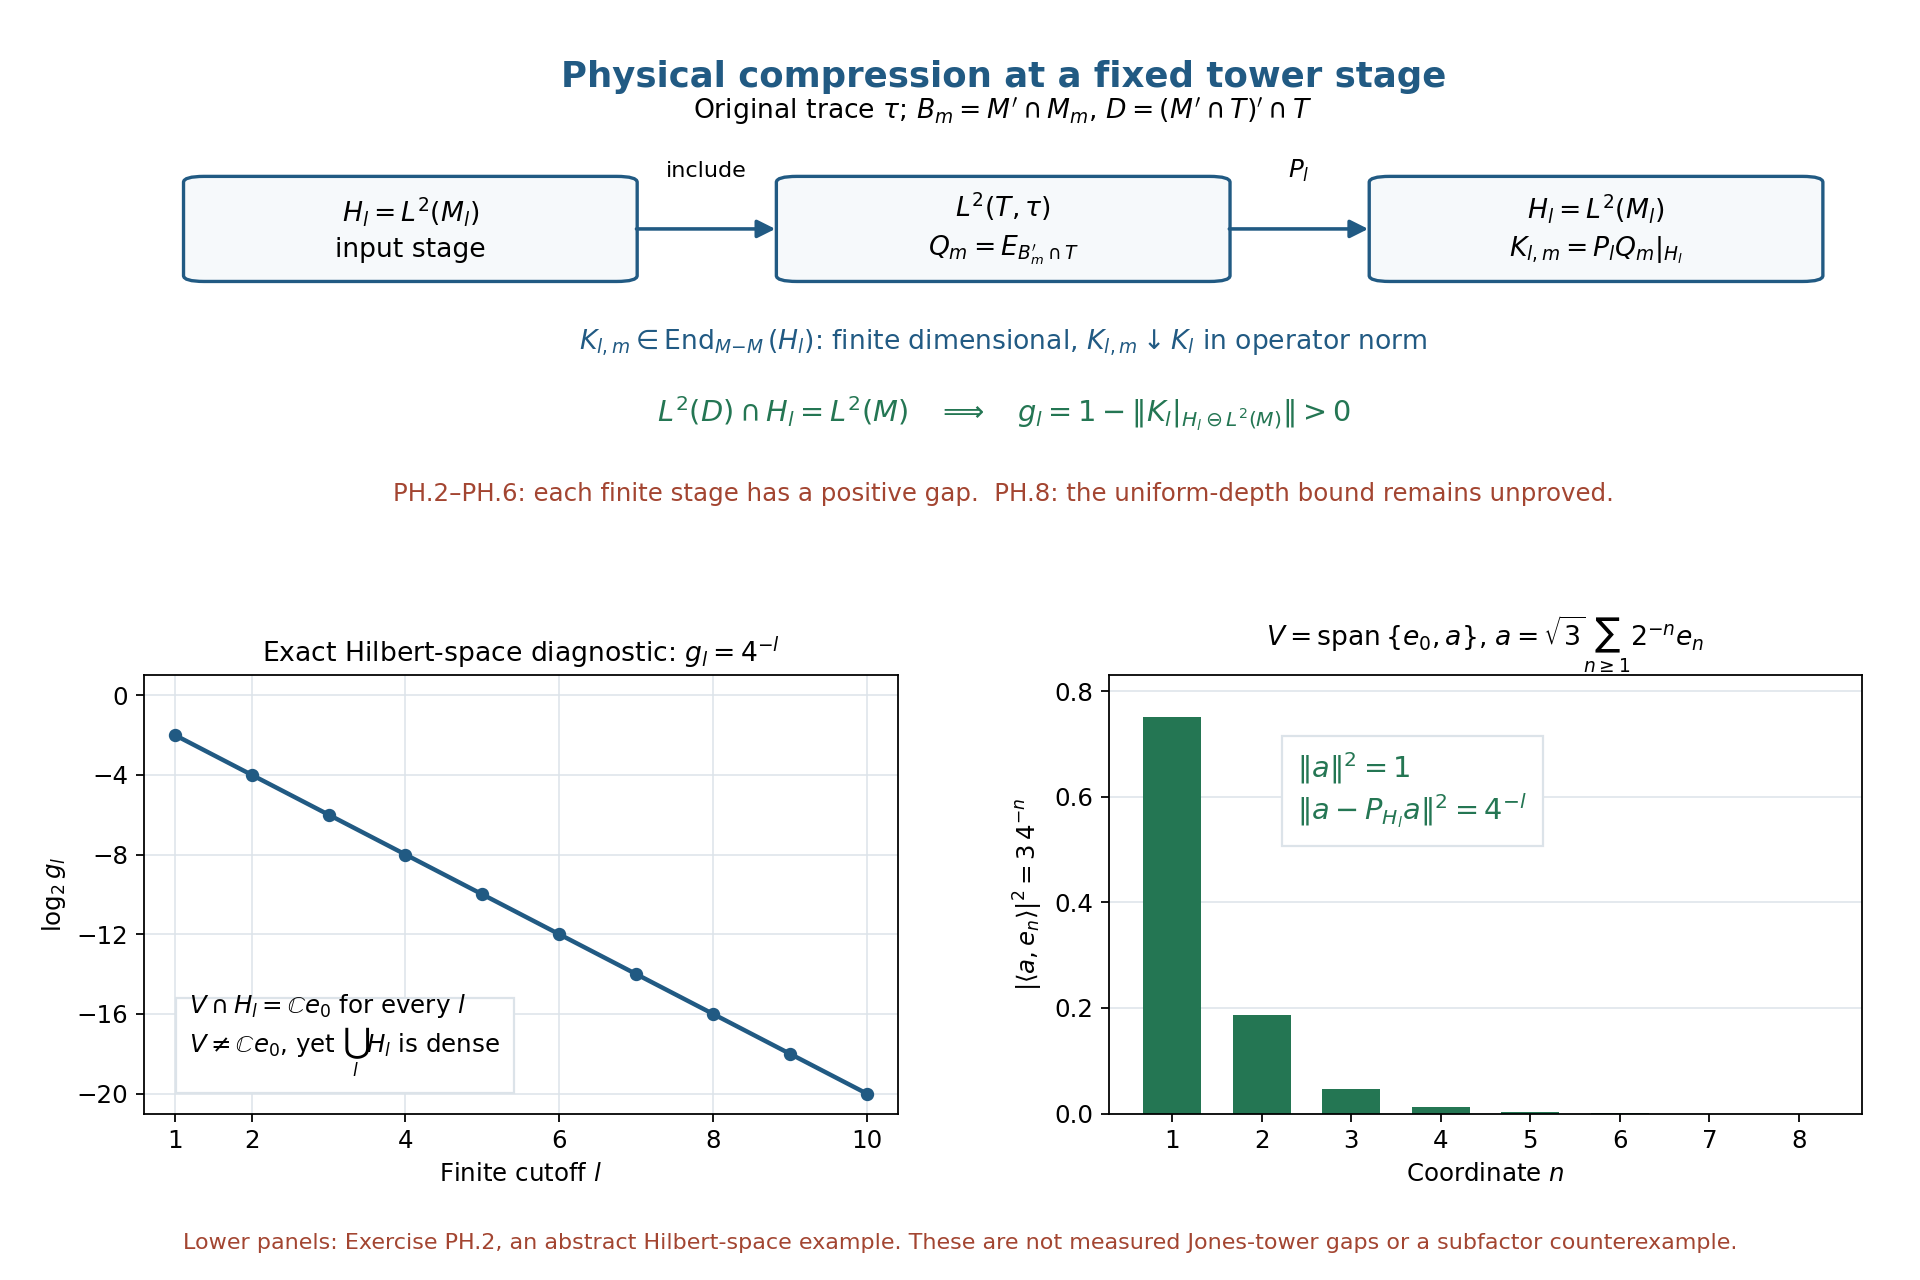

This figure's Python source:
"""CC0 1.0. Reproduce Figure PH.1; all plotted diagnostic values are exact."""
from pathlib import Path
from fractions import Fraction
import json
import matplotlib
matplotlib.use('Agg')
import matplotlib.pyplot as plt
from matplotlib.patches import FancyBboxPatch, FancyArrowPatch

HERE = Path(__file__).resolve().parent
plt.rcParams.update({'font.family': 'DejaVu Sans', 'font.size': 11,
                     'mathtext.fontset': 'dejavusans', 'svg.fonttype': 'none'})
fig = plt.figure(figsize=(12, 8), facecolor='white')
grid = fig.add_gridspec(2, 2, height_ratios=[1.12, 1], hspace=.30, wspace=.28)
top = fig.add_subplot(grid[0, :]); top.set_axis_off()
top.set_xlim(0, 1); top.set_ylim(0, 1)
blue = '#215a83'; green = '#247653'; red = '#a34531'
top.text(.5, .97, 'Physical compression at a fixed tower stage',
         ha='center', va='top', fontsize=16, weight='bold', color=blue)
top.text(.5, .85, r'Original trace $\tau$; $B_m=M^\prime\cap M_m$, '
         r'$D=(M^\prime\cap T)^\prime\cap T$', ha='center', fontsize=12)

def box(ax, xy, width, height, label, edge=blue):
    ax.add_patch(FancyBboxPatch(xy, width, height,
        boxstyle='round,pad=0.012', edgecolor=edge, facecolor='#f6f9fb', lw=1.5))
    ax.text(xy[0]+width/2, xy[1]+height/2, label,
            ha='center', va='center', fontsize=12, linespacing=1.45)

box(top, (.035, .53), .24, .19,
    '$H_l=L^2(M_l)$\ninput stage')
box(top, (.38, .53), .24, .19,
    '$L^2(T,\\tau)$\n$Q_m=E_{B_m^\\prime\\cap T}$')
box(top, (.725, .53), .24, .19,
    '$H_l=L^2(M_l)$\n$K_{l,m}=P_lQ_m|_{H_l}$')
for left, right in [(.275, .38), (.62, .725)]:
    top.add_patch(FancyArrowPatch((left+.009, .625), (right-.01, .625),
        arrowstyle='-|>', mutation_scale=17, lw=1.6, color=blue))
top.text(.327, .73, 'include', ha='center', fontsize=10)
top.text(.672, .73, '$P_l$', ha='center', fontsize=11)
top.text(.5, .38,
    r'$K_{l,m}\in\operatorname{End}_{M-M}(H_l)$: finite dimensional, '
    r'$K_{l,m}\downarrow K_l$ in operator norm',
    ha='center', fontsize=12, color=blue)
top.text(.5, .23,
    r'$L^2(D)\cap H_l=L^2(M)\quad\Longrightarrow\quad '
    r'g_l=1-\|K_l|_{H_l\ominus L^2(M)}\|>0$',
    ha='center', fontsize=13, color=green)
top.text(.5, .07,
    'PH.2–PH.6: each finite stage has a positive gap.  '
    'PH.8: the uniform-depth bound remains unproved.',
    ha='center', fontsize=11, color=red)

left = fig.add_subplot(grid[1, 0]); right = fig.add_subplot(grid[1, 1])
depths = list(range(1, 11))
log2_gaps = [-2*l for l in depths]
left.plot(depths, log2_gaps, marker='o', color=blue, lw=2, ms=5)
left.set_xticks([1, 2, 4, 6, 8, 10]); left.set_yticks([0, -4, -8, -12, -16, -20])
left.set_xlim(.6, 10.4); left.set_ylim(-21, 1)
left.set_xlabel('Finite cutoff $l$'); left.set_ylabel(r'$\log_2 g_l$')
left.set_title('Exact Hilbert-space diagnostic: $g_l=4^{-l}$', fontsize=12)
left.grid(color='#dce3e9', alpha=.85)
left.text(.06, .14, r'$V\cap H_l=\mathbb{C} e_0$ for every $l$'+'\n'
          r'$V\neq\mathbb{C} e_0$, yet $\bigcup_lH_l$ is dense',
          transform=left.transAxes, fontsize=11,
          bbox={'facecolor':'white', 'edgecolor':'#dce3e9', 'pad':6})

ns = list(range(1, 9)); weights = [float(Fraction(3, 4**n)) for n in ns]
right.bar(ns, weights, color=green, width=.65)
right.set_xticks(ns); right.set_xlabel('Coordinate $n$')
right.set_ylabel(r'$|\langle a,e_n\rangle|^2=3\,4^{-n}$')
right.set_ylim(0, .83); right.grid(axis='y', color='#dce3e9', alpha=.85)
right.set_axisbelow(True)
right.set_title(r'$V=\operatorname{span}\{e_0,a\}$, '
                r'$a=\sqrt{3}\sum_{n\geq1}2^{-n}e_n$', fontsize=12)
right.text(.25, .67, r'$\|a\|^2=1$'+'\n'
           r'$\|a-P_{H_l}a\|^2=4^{-l}$', transform=right.transAxes,
           fontsize=13, color=green,
           bbox={'facecolor':'white', 'edgecolor':'#dce3e9', 'pad':7})
fig.text(.5, .024,
    'Lower panels: Exercise PH.2, an abstract Hilbert-space example. '
    'These are not measured Jones-tower gaps or a subfactor counterexample.',
    ha='center', fontsize=10, color=red)
fig.subplots_adjust(left=.075, right=.97, top=.965, bottom=.13)
fig.savefig(HERE/'physical-haar-finite-stage-gaps-v26.png', dpi=160)
fig.savefig(HERE/'physical-haar-finite-stage-gaps-v26.svg')
fig.savefig(HERE/'physical-haar-finite-stage-gaps.pdf')
plt.close(fig)
(HERE/'physical-haar-finite-stage-data.json').write_text(json.dumps({
    'license':'CC0-1.0',
    'interpretation':'Abstract Hilbert-space diagnostic of Exercise PH.2, not a Jones tower.',
    'rows':[{'l':l,'gap':str(Fraction(1,4**l)),
             'compressed_eigenvalue':str(Fraction(4**l-1,4**l)),
             'log2_gap':-2*l} for l in depths],
    'coordinate_weights':[{'n':n,'squared_coefficient':str(Fraction(3,4**n))} for n in ns]
}, indent=2)+'\n',encoding='utf-8')
print(json.dumps({'png':'physical-haar-finite-stage-gaps-v26.png',
                  'svg':'physical-haar-finite-stage-gaps-v26.svg',
                  'pdf':'physical-haar-finite-stage-gaps.pdf',
                  'diagnostic_points':len(depths)}))
